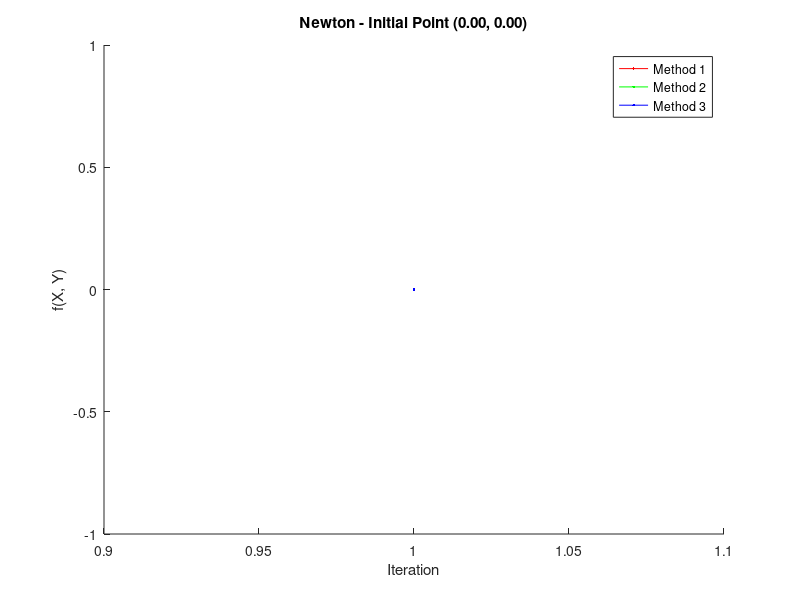
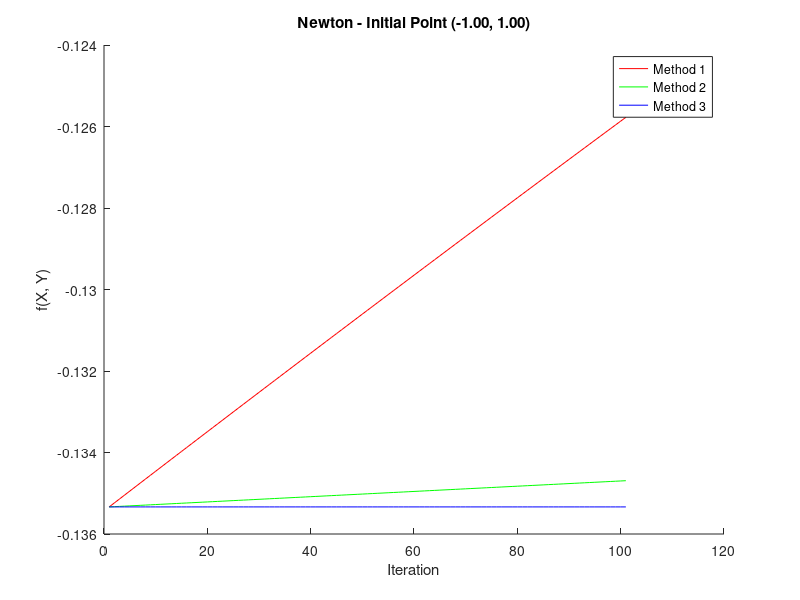
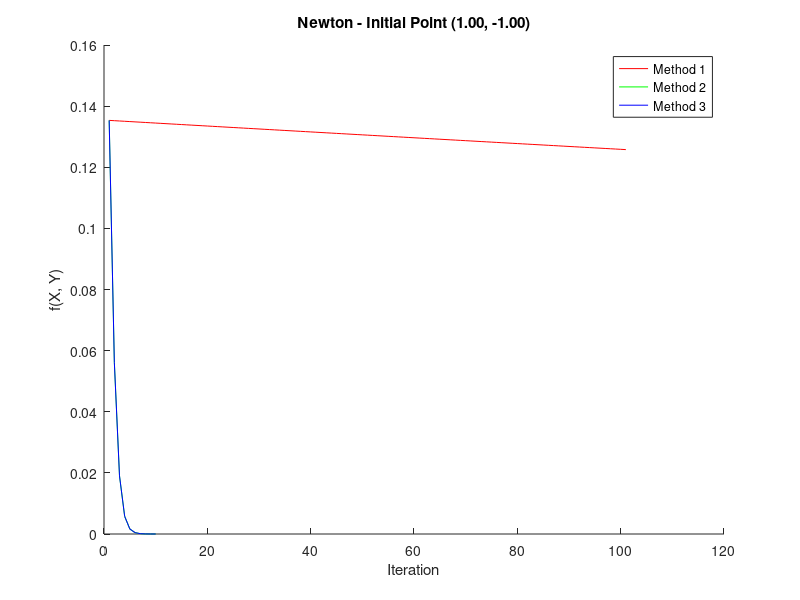

The MATLAB source for these figures, in order:
clc; clear;

% Define the function, its gradient, and its Hessian
f = @(X, Y) X.^5 .* exp(-X.^2 - Y.^2);
grad_f = @(X, Y) [
    (5 * X^4 - 2 * X^6) * exp(-X^2 - Y^2);   % Partial derivative w.r.t. X
    -2 * Y * X^5 * exp(-X^2 - Y^2)           % Partial derivative w.r.t. Y
];

hessian_f = @(X, Y) [
    exp(-X^2 - Y^2) * (20 * X^3 - 12 * X^5 + 4 * X^7), -10 * X^4 * Y * exp(-X^2 - Y^2); 
    -10 * X^4 * Y * exp(-X^2 - Y^2), exp(-X^2 - Y^2) * (2 * X^5 - 2 * X^5 * Y^2)
];

% Initial points
initial_points = [0, 0; -1, 1; 1, -1]; % Points xy1, xy2, xy3

% Parameters
tolerance = 1e-4; % Convergence tolerance
max_iters = 100; % Maximum number of iterations
gamma_constant = 0.001; % Constant step size for method 1

% Colors for the plots
colors = ['r', 'g', 'b'];

% Iterate over each initial point
for idx = 1:size(initial_points, 1)
    % Extract the current initial point
    Xk = initial_points(idx, 1);
    Yk = initial_points(idx, 2);

    % Prepare a figure
    figure;
    hold on;
    title(sprintf('Newton - Initial Point (%.2f, %.2f)', Xk, Yk));
    xlabel('Iteration');
    ylabel('f(X, Y)');

    fprintf('Starting point: (%.2f, %.2f)\n', Xk, Yk);
    
    for method = 1:3 % Loop through methods 1 (constant), 2 (minimization), 3 (Armijo)
        % Reset initial point for each method
        x = Xk;
        y = Yk;
        iter = 0;

        % Store function values
        func_values = [];
        
        while true
            % Compute gradient and Hessian
            grad = grad_f(x, y);
            hess = hessian_f(x, y);
            grad_norm = norm(grad);
            
            % Track function value
            func_values = [func_values, f(x, y)];

            % Check convergence
            if grad_norm < tolerance || iter >= max_iters
                break;
            end
            
            % Compute Newton direction
            direction = -hess \ grad;
            
            % Determine step size
            if method == 1
                % Case 1: Constant gamma
                gamma = gamma_constant;
            elseif method == 2
                % Case 2: Minimize f(x_k + gamma_k * d_k)
                gamma_fun = @(g) f(x + g * direction(1), y + g * direction(2));
                gamma = fminbnd(gamma_fun, 0, 1); % Minimize in range [0,1]
            elseif method == 3
                % Case 3: Armijo's rule
                beta = 0.5; 
                sigma = 0.1;
                gamma = 1;
                while f(x + gamma * direction(1), y + gamma * direction(2)) > ...
                        f(x, y) + sigma * gamma * grad' * direction
                    gamma = beta * gamma; % Reduce gamma
                end
            end
            
            % Update variables
            x = x + gamma * direction(1);
            y = y + gamma * direction(2);
            iter = iter + 1;
        end
        
        % Plot the convergence
        plot(func_values, colors(method), 'DisplayName', sprintf('Method %d', method));

        % Final results for this method
        fprintf('Method %d: Minimum at (%.4f, %.4f) with f(X, Y) = %.6f after %d iterations.\n', ...
            method, x, y, f(x, y), iter);
    end
    % Add legend and finalize plot
    legend;
    hold off;
    fprintf('\n');
end